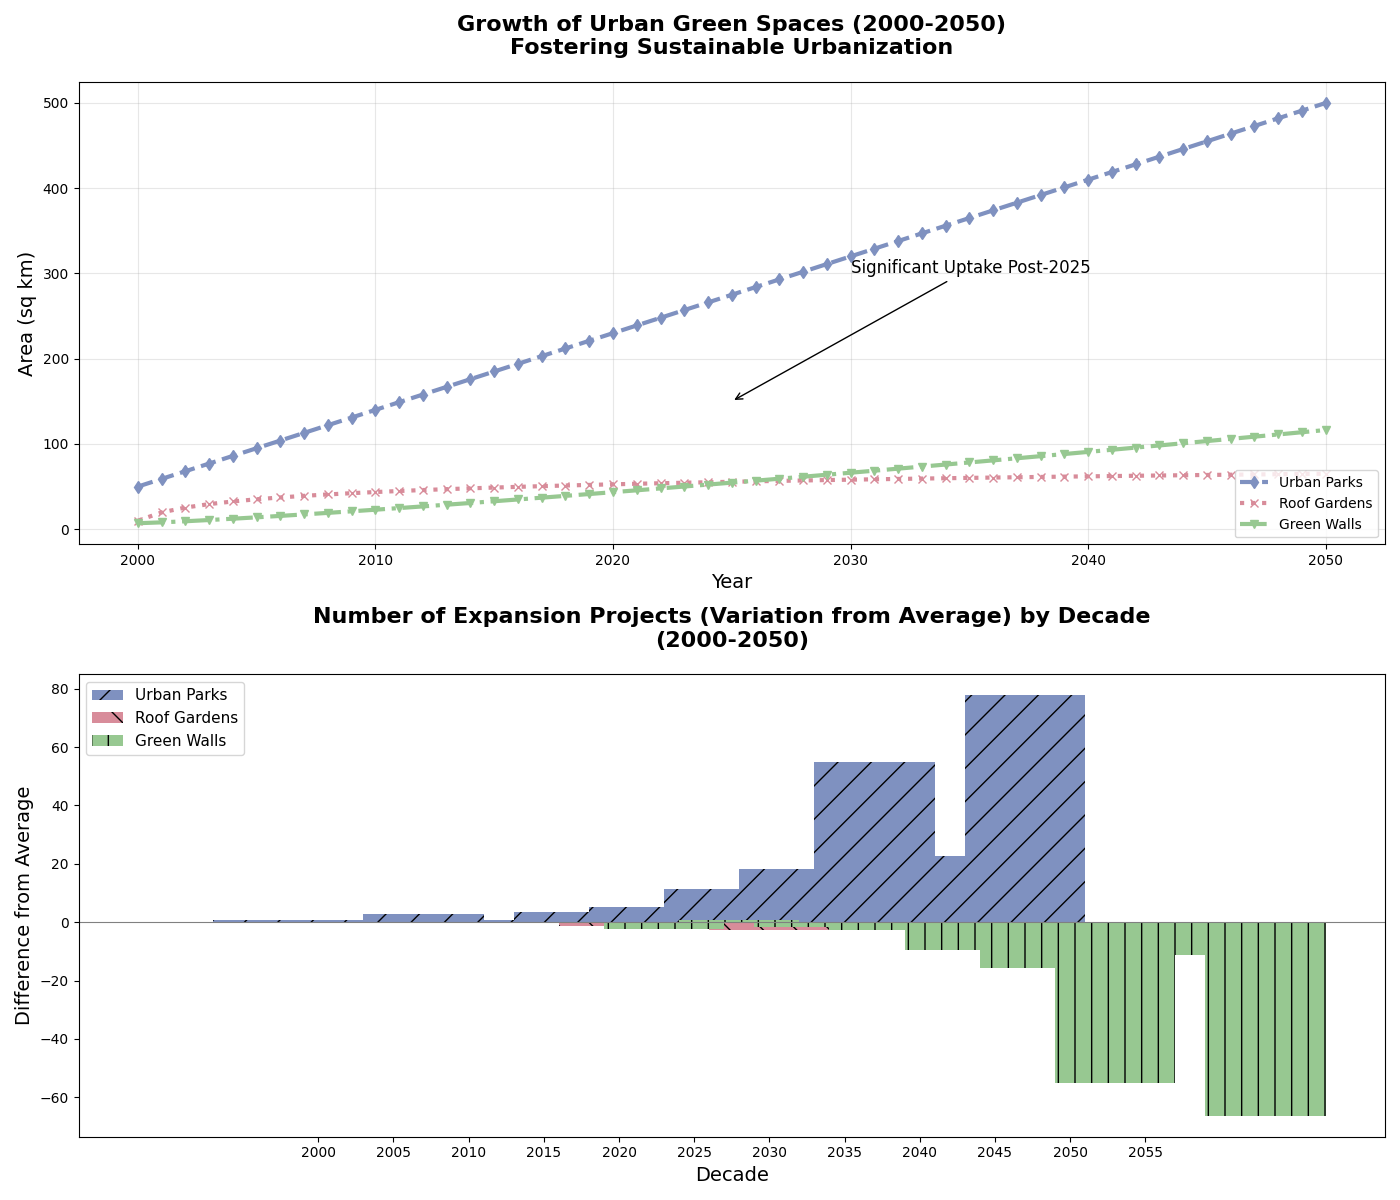

Here is the Python script that generated this plot:
import matplotlib.pyplot as plt
import numpy as np

years = np.arange(2000, 2051)

urban_parks = np.linspace(50, 500, len(years))
roof_gardens = 10 + 14 * np.log1p(years - 2000)
green_walls = 7 + (years - 2000) ** 1.2

fig, (ax1, ax2) = plt.subplots(2, 1, figsize=(14, 12))

ax1.plot(years, urban_parks, label='Urban Parks', color='#7F91C0', linewidth=3, linestyle='--', marker='d')
ax1.plot(years, roof_gardens, label='Roof Gardens', color='#D88C9A', linewidth=3, linestyle=':', marker='x')
ax1.plot(years, green_walls, label='Green Walls', color='#97C891', linewidth=3, linestyle='-.', marker='v')

ax1.set_title('Growth of Urban Green Spaces (2000-2050)\nFostering Sustainable Urbanization', fontsize=16, fontweight='bold', pad=20)
ax1.set_xlabel('Year', fontsize=14)
ax1.set_ylabel('Area (sq km)', fontsize=14)
ax1.legend(loc='lower right', fontsize=10)
ax1.grid(True, linestyle='-', alpha=0.3)

ax1.annotate('Significant Uptake Post-2025', xy=(2025, 150), xytext=(2030, 300),
             arrowprops=dict(facecolor='black', arrowstyle='->'), fontsize=12)

expansion_projects_urban_parks = np.array([1, 3, 2, 8, 5, 13, 21, 34, 55, 144, 89, 233])
expansion_projects_roof_gardens = np.array([1, 2, 1, 5, 3, 8, 13, 21, 34, 89, 55, 144])
expansion_projects_green_walls = np.array([1, 2, 1, 3, 5, 8, 13, 13, 21, 34, 55, 89])

# Balancing data around a center point (e.g., average)
average_projects = (expansion_projects_urban_parks + expansion_projects_roof_gardens + expansion_projects_green_walls) / 3

decades = np.arange(2000, 2060, 5)
width = 8

# Adjusting each subplot to make bars diverge from the central axis
ax2.bar(decades - width, expansion_projects_urban_parks - average_projects, width, label='Urban Parks', color='#7F91C0', hatch='/')
ax2.bar(decades, expansion_projects_roof_gardens - average_projects, width, label='Roof Gardens', color='#D88C9A', hatch='\\')
ax2.bar(decades + width, expansion_projects_green_walls - average_projects, width, label='Green Walls', color='#97C891', hatch='|')

ax2.axhline(0, color='grey', linewidth=0.8)

ax2.set_title('Number of Expansion Projects (Variation from Average) by Decade\n(2000-2050)', fontsize=16, fontweight='bold', pad=20)
ax2.set_xlabel('Decade', fontsize=14)
ax2.set_ylabel('Difference from Average', fontsize=14)
ax2.set_xticks(decades)
ax2.legend(loc='upper left', fontsize=11)
ax2.grid(False)

plt.tight_layout()
plt.show()
